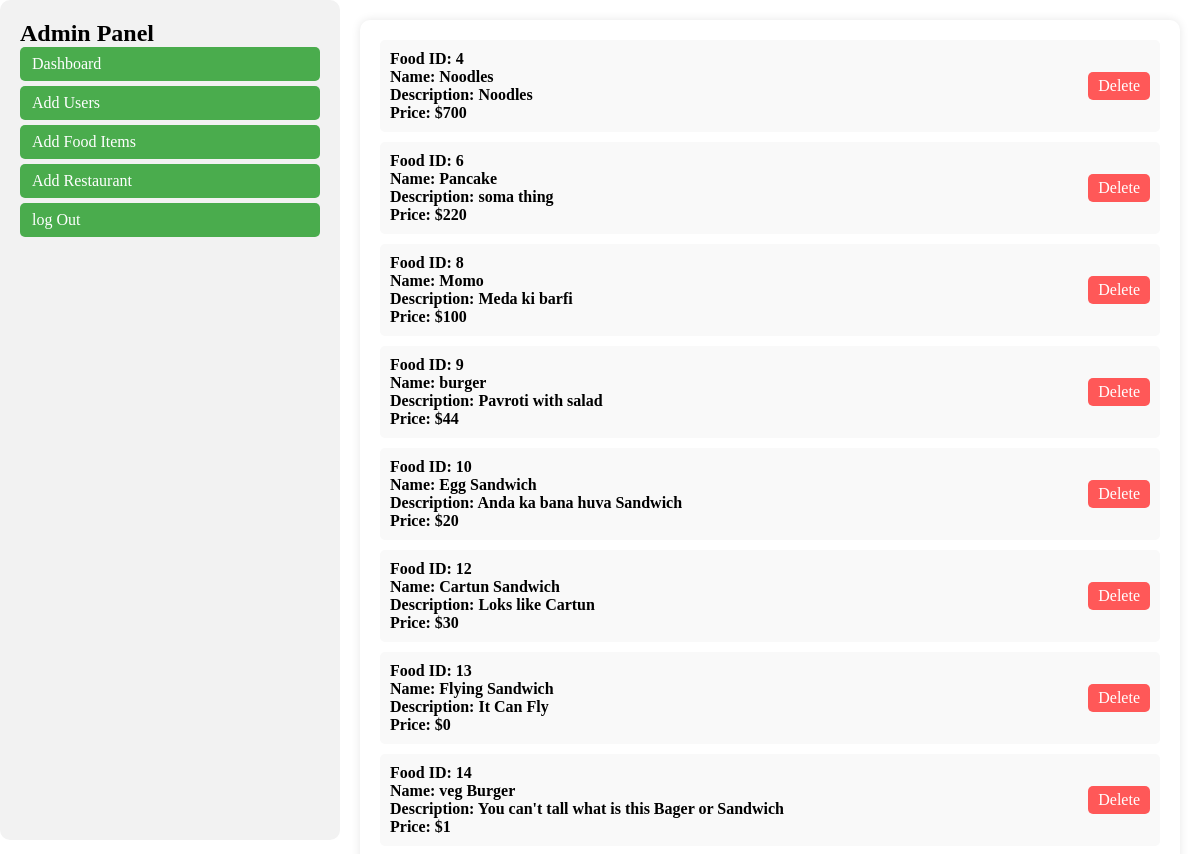
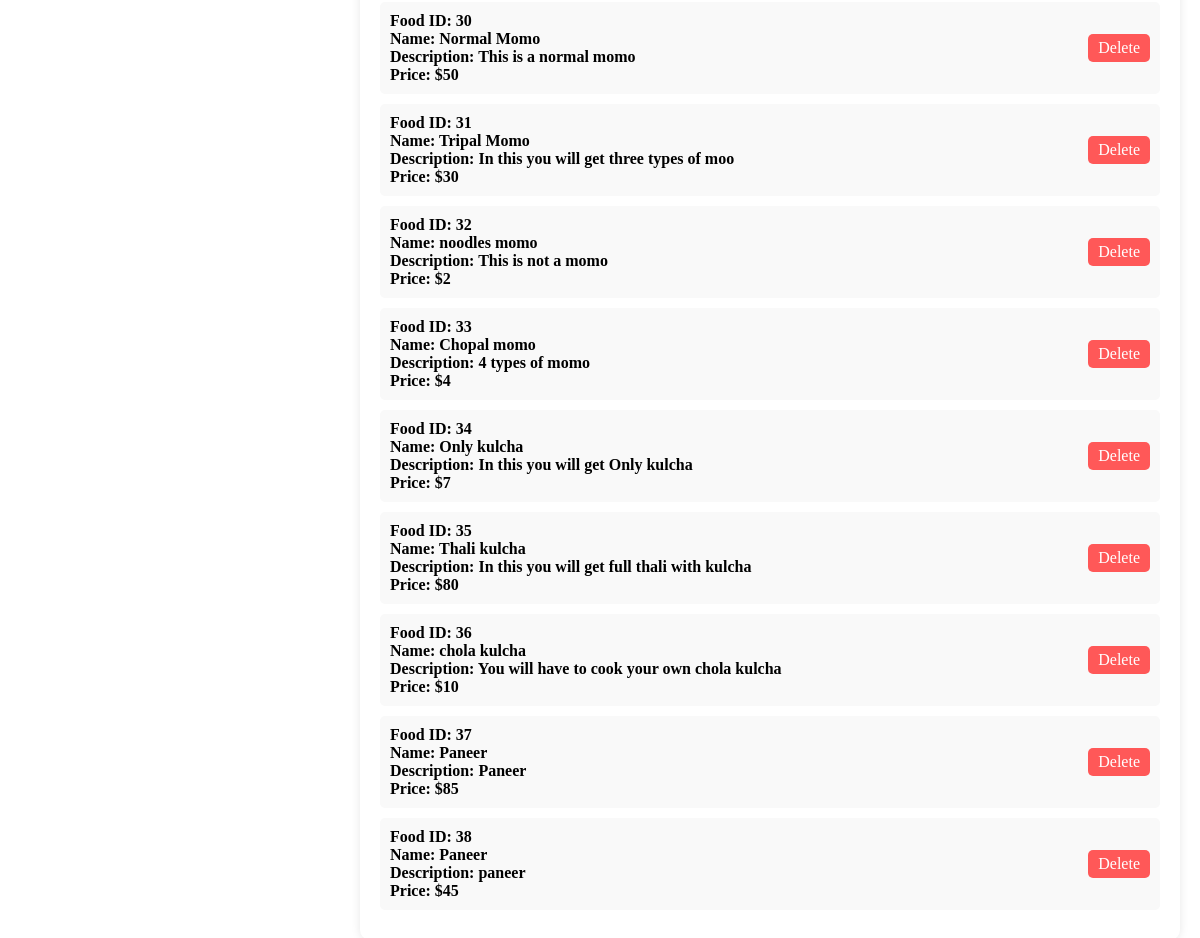
Page /admin/foodItum.php on the committed database (2 pictures, top to bottom).
### tables this page shows
CREATE TABLE `menuitems` (
  `MenuItemID` int(11) NOT NULL,
  `RestaurantID` int(11) DEFAULT NULL,
  `Name` varchar(100) DEFAULT NULL,
  `Description` text DEFAULT NULL,
  `Price` int(10) DEFAULT NULL
);

### admin/foodItum.php (the view, shortened to what this page needs)
<?php
include('../connect.php');
$sql = "SELECT * FROM `menuitems`;";
$result = mysqli_query($conn, $sql);
$showItums = true;
?>
<!DOCTYPE html>
<html lang="en">
<head>
  <link rel="stylesheet" href="style.css">
</head>
<body>
  <div class="screan">
    <?php include("adminPartiols/sidePenal.php") ?>
    <div class="admin-container">
      <ul class="list">
        <?php
        if ($showItums) {
          while ($row = mysqli_fetch_assoc($result)) {
            echo '<li class="item">
                  <div class="details">
                    <p>Food ID: ' . $row['MenuItemID'] . '</p>
                    <p>Name: ' . $row['Name'] . '</p>
                    <p>Description: ' . $row['Description'] . '</p>
                    <p>Price: $' . $row['Price'] . '</p>
                  </div>
                  <a href="foodItum.php?id=' . $row['MenuItemID'] . '" class="delete-btn">Delete</a>
                </li>';
          }
        }
        ?>
      </ul>
    </div>
  </div>
</body>
</html>

### admin/style.css (style rules this page uses)
* { margin: 0; padding: 0; }
.screan { display: flex; }
.admin-container { flex: 1; margin: 20px; padding: 20px; border-radius: 10px; box-shadow: 0 0 10px rgba(0, 0, 0, 0.1); }
.delete-btn { margin: 12px 0; padding: 5px 10px; background-color: #ff5858; color: white; border: none; border-radius: 5px; cursor: pointer; text-decoration: none; }
.list { list-style: none; padding: 0; }
.item { margin-bottom: 10px; padding: 10px; background-color: #f9f9f9; border-radius: 5px; display: flex; justify-content: space-between; align-items: center; }
.details { font-weight: bold; }
.delete-btn { padding: 5px 10px; background-color: #ff5858; color: white; border: none; border-radius: 5px; cursor: pointer; text-decoration: none; }

### rows in the picture
menuitems: MenuItemID "4", Name "Noodles", Description "Noodles", Price "700"
menuitems: MenuItemID "6", Name "Pancake", Description "soma thing", Price "220"
menuitems: MenuItemID "8", Name "Momo", Description "Meda ki barfi", Price "100"
menuitems: MenuItemID "9", Name "burger", Description "Pavroti with salad", Price "44"
menuitems: MenuItemID "10", Name "Egg Sandwich", Description "Anda ka bana huva Sandwich", Price "20"
menuitems: MenuItemID "12", Name "Cartun Sandwich", Description "Loks like Cartun", Price "30"
menuitems: MenuItemID "13", Name "Flying Sandwich", Description "It Can Fly", Price "0"
menuitems: MenuItemID "14", Name "veg Burger", Description "You can't tall what is this Bager or Sandwich", Price "1"
menuitems: MenuItemID "30", Name "Normal Momo", Description "This is a normal momo", Price "50"
menuitems: MenuItemID "31", Name "Tripal Momo", Description "In this you will get three types of moo", Price "30"
menuitems: MenuItemID "32", Name "noodles momo", Description "This is not a momo", Price "2"
menuitems: MenuItemID "33", Name "Chopal momo", Description "4 types of momo", Price "4"
menuitems: MenuItemID "34", Name "Only kulcha", Description "In this you will get Only kulcha", Price "7"
menuitems: MenuItemID "35", Name "Thali kulcha", Description "In this you will get full thali with kulcha", Price "80"
menuitems: MenuItemID "36", Name "chola kulcha", Description "You will have to cook your own chola kulcha", Price "10"
menuitems: MenuItemID "37", Name "Paneer", Description "Paneer", Price "85"
menuitems: MenuItemID "38", Name "Paneer", Description "paneer", Price "45"
